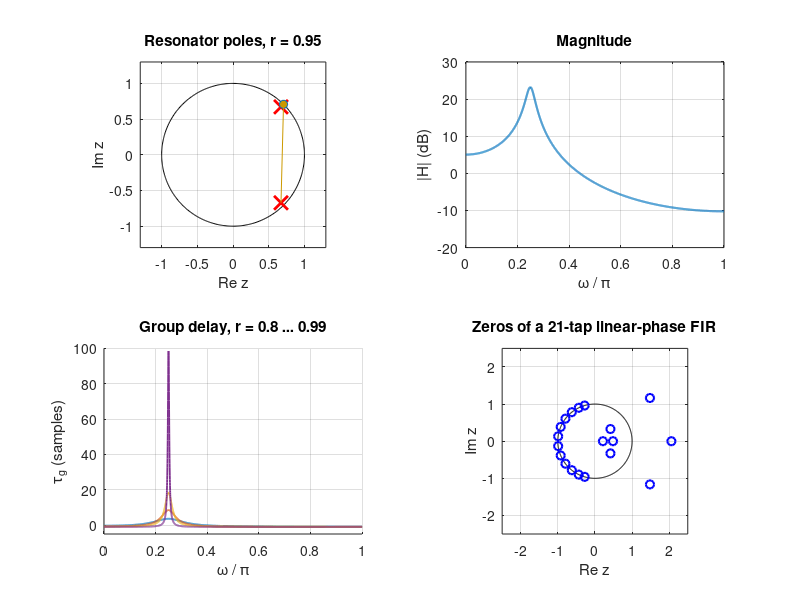

Source code (MATLAB):
%% m09_pole_zero_response.m
% Module 09 - The response of a filter read off its pole-zero map.
%  1) |H| = |g| prod|e^jw - z_k| / prod|e^jw - p_k|: geometry vs polynomial evaluation
%  2) A pole at radius r: -3 dB width ~ 2(1-r) rad/sample, peak group delay r/(1-r),
%     ringing time -1/ln(r) ~ 1/(1-r) samples
%  3) Linear-phase FIR: zeros on the unit circle or in reciprocal pairs (z, 1/z*)
% What to change: r_list, theta, the FIR length and cutoff.
% Expected output: geometric and polynomial |H| agree to ~1e-15; for r = 0.95 the
% width is ~0.102 rad/sample (2(1-r) = 0.1) and the peak delay ~18.5 samples for the
% pole pair (19 for a single pole); FIR zeros print as reciprocal pairs.
% Base MATLAB only; runs in MATLAB R2019b+ and GNU Octave 8.

clear; close all; clc;
rng(1);

%% Helpers (anonymous only)
% frequency response and group delay of b/a on a grid w (rad/sample), via
% tau = Re{ sum(n c_n e^-jwn) / sum(c_n e^-jwn) } for numerator minus denominator
freqresp = @(c, w) exp(-1j * w(:) * (0:numel(c)-1)) * c(:);
dfreq    = @(c, w) exp(-1j * w(:) * (0:numel(c)-1)) * ((0:numel(c)-1)' .* c(:));
grpdel   = @(b, a, w) real(dfreq(b, w) ./ freqresp(b, w)) - real(dfreq(a, w) ./ freqresp(a, w));

%% 1) Resonator: geometry vs polynomial
r = 0.95; theta = pi/4;                       % pole radius and angle
p = [r*exp(1j*theta); r*exp(-1j*theta)];      % conjugate pole pair, no zeros
a = real(poly(p)); b = 1;
w = linspace(0, pi, 4001)';
Hpoly = abs(freqresp(b, w) ./ freqresp(a, w));
Hgeo  = 1 ./ (abs(exp(1j*w) - p(1)) .* abs(exp(1j*w) - p(2)));
fprintf('Resonator r = %.2f, theta = pi/4\n', r);
fprintf('  max |Hgeo - Hpoly| / max|H|          = %.2e\n', max(abs(Hgeo - Hpoly)) / max(Hpoly));
fprintf('  |H| at DC = %.3f, at theta = %.2f, peak/DC = %.1f dB\n', Hpoly(1), 1/(abs(exp(1j*theta)-p(1))*abs(exp(1j*theta)-p(2))), 20*log10(max(Hpoly)/Hpoly(1)));

%% 2) Width, delay and ringing versus r
r_list = [0.8 0.9 0.95 0.99];
fprintf('\n   r    -3dB width  2(1-r)   peak tau(pair)  r/(1-r)   -1/ln r\n');
for r = r_list
    p = [r*exp(1j*theta); r*exp(-1j*theta)]; a = real(poly(p));
    H = abs(freqresp(1, w) ./ freqresp(a, w)); [Hm, im] = max(H);
    above = find(H >= Hm/sqrt(2)); width = w(max(above)) - w(min(above));
    tau = grpdel(1, a, w);
    fprintf('  %.2f   %8.4f   %7.4f   %10.2f    %8.2f   %7.2f\n', r, width, 2*(1-r), tau(im), r/(1-r), -1/log(r));
end

%% 3) Linear-phase FIR zeros (21 taps, Kaiser beta = 5, cutoff 0.42 pi)
M = 20; wc = 0.42*pi; beta = 5;
k = 0:40; I0 = @(x) sum(((x(:)/2).^(2*k)) ./ (factorial(k).^2), 2);   % modified Bessel I0 by series
n = (0:M)'; m = n - M/2;
hd = wc/pi * ones(M+1, 1); nz = m ~= 0; hd(nz) = sin(wc*m(nz)) ./ (pi*m(nz));
win = I0(beta*sqrt(1 - (2*n/M - 1).^2)) / I0(beta);
h = hd .* win;
z = roots(h);
fprintf('\nLinear-phase FIR: %d taps, %d zeros\n', M+1, numel(z));
fprintf('  zeros on the unit circle (| |z| - 1 | < 1e-6): %d\n', sum(abs(abs(z) - 1) < 1e-6));
zin = z(abs(z) < 1 - 1e-6); zout = z(abs(z) > 1 + 1e-6);
for i = 1:numel(zin)
    [dmin, j] = min(abs(zout - 1/conj(zin(i))));
    fprintf('  |z| = %.4f  paired with |z| = %.4f   product = %.6f (match err %.1e)\n', abs(zin(i)), abs(zout(j)), abs(zin(i))*abs(zout(j)), dmin);
end
fprintf('  symmetry check max|h - flip(h)| = %.1e, delay M/2 = %d samples\n', max(abs(h - flipud(h))), M/2);

%% Figures
figure('Name', 'Pole-zero geometry');
r = 0.95; p = [r*exp(1j*theta); r*exp(-1j*theta)]; a = real(poly(p));
subplot(2,2,1); tt = linspace(0, 2*pi, 400); plot(cos(tt), sin(tt), 'k-'); hold on;
plot(real(p), imag(p), 'rx', 'MarkerSize', 10, 'LineWidth', 2); plot(cos(theta), sin(theta), 'o', 'MarkerFaceColor', [0.8 0.6 0]);
plot([real(p(1)) cos(theta)], [imag(p(1)) sin(theta)], '-', 'Color', [0.8 0.6 0]); plot([real(p(2)) cos(theta)], [imag(p(2)) sin(theta)], '-', 'Color', [0.8 0.6 0]);
axis image; axis([-1.3 1.3 -1.3 1.3]); grid on; title('Resonator poles, r = 0.95'); xlabel('Re z'); ylabel('Im z');
subplot(2,2,2); plot(w/pi, 20*log10(abs(freqresp(1, w) ./ freqresp(a, w))), 'LineWidth', 1.5); grid on;
xlabel('\omega / \pi'); ylabel('|H| (dB)'); title('Magnitude');
subplot(2,2,3); hold on; cols = lines(4);
for i = 1:numel(r_list)
    rr = r_list(i); pp = [rr*exp(1j*theta); rr*exp(-1j*theta)]; plot(w/pi, grpdel(1, real(poly(pp)), w), 'Color', cols(i,:), 'LineWidth', 1.3);
end
grid on; xlabel('\omega / \pi'); ylabel('\tau_g (samples)'); title('Group delay, r = 0.8 ... 0.99'); ylim([-5 100]);
subplot(2,2,4); plot(cos(tt), sin(tt), 'k-'); hold on; plot(real(z), imag(z), 'bo', 'LineWidth', 1.5);
axis image; axis([-2.5 2.5 -2.5 2.5]); grid on; title('Zeros of a 21-tap linear-phase FIR'); xlabel('Re z'); ylabel('Im z');
